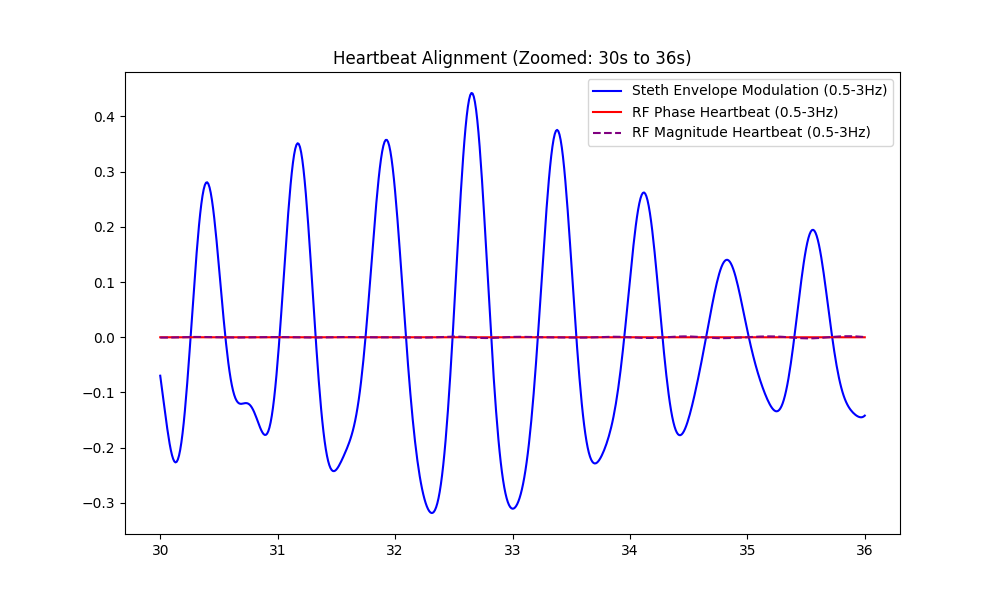

Here is the Python script that generated this plot:
"""
Test script to check peak alignment between all three heartbeat waveforms
in a zoomed-in window (e.g. 30s to 36s).
"""
import h5py, os, numpy as np
import matplotlib.pyplot as plt
from scipy.signal import butter, sosfiltfilt, decimate, hilbert, find_peaks, detrend
from scipy.io import wavfile

BASE  = r'd:\Bioview\My_RF_work_v1\data_new\data_latest'
FS_RF = 10000; DEC1 = 10; DEC2 = 10
FS_100 = 100
FC    = 0.9e9
SCALE = ((299_792_458.0 / FC) * 1000.0) / (4.0 * np.pi)

s = dict(sub_dir='Sub_1_Prof_kan', rec=6, k_on=27.53, k_off=43.33)

def bpf(x, lo, hi, fs, order=4):
    sos = butter(order, [lo, hi], btype='band', fs=fs, output='sos')
    return sosfiltfilt(sos, x)

def robust_phase(ic, qc):
    iq = ic + 1j*qc
    dp = np.angle(iq[1:] * np.conj(iq[:-1]))
    h, bins = np.histogram(dp, bins=512)
    co = bins[np.argmax(h)] + (bins[1]-bins[0])/2
    dp -= co
    iqr = np.percentile(dp, 75) - np.percentile(dp, 25)
    dp = np.clip(dp, -max(3*iqr, 0.01), max(3*iqr, 0.01))
    return detrend(np.insert(np.cumsum(dp), 0, 0.0), type='linear')

def fit_circle(x, y):
    A = np.column_stack([x, y, np.ones_like(x)])
    B = -(x**2 + y**2)
    r, *_ = np.linalg.lstsq(A, B, rcond=None)
    return -r[0]/2, -r[1]/2

# Load RF
rp = os.path.join(BASE, s['sub_dir'], f"Rec_{s['rec']}.h5")
with h5py.File(rp, 'r') as f: raw = f['data'][:]
ic, qc = -raw[0,:], raw[1,:]
xc, yc = fit_circle(ic, qc); ic -= xc; qc -= yc

phi = robust_phase(ic, qc) * SCALE
mag_raw = np.sqrt(ic**2 + qc**2)

# Downsample to 100 Hz
phi_100 = decimate(decimate(phi, DEC1, ftype='fir'), DEC2, ftype='fir')
mag_100 = decimate(decimate(mag_raw, DEC1, ftype='fir'), DEC2, ftype='fir')

# Filter at 100 Hz
phi_hr = bpf(phi_100, 1.0, 2.5, FS_100)
mag_hr = bpf(mag_100, 1.0, 2.5, FS_100)

# Load Stethoscope
wp = os.path.join(BASE, s['sub_dir'], f"sthethoscope_rec{s['rec']:02d}.wav")
fs_a, aud = wavfile.read(wp)
aud = aud.astype(np.float64) / 32768.0
if aud.ndim > 1: aud = aud.mean(1)

st_bp = bpf(aud, 30, 1000, fs_a)
st_env_a = np.abs(hilbert(st_bp))

t_rf = np.arange(len(phi_100)) / FS_100
t_a = np.arange(len(st_env_a)) / fs_a
st_env_100 = np.interp(t_rf, t_a, st_env_a)

st_hr = bpf(st_env_100, 1.0, 2.5, FS_100)

# Normalise
phi_hr_n = phi_hr / np.max(np.abs(phi_hr))
mag_hr_n = mag_hr / np.max(np.abs(mag_hr))
st_hr_n  = st_hr / np.max(np.abs(st_hr))

plt.figure(figsize=(10, 6))
mask = (t_rf >= 30.0) & (t_rf <= 36.0)
plt.plot(t_rf[mask], st_hr_n[mask], label='Steth Envelope Modulation (0.5-3Hz)', color='blue')
# Phase and Mag might be inverted depending on signal polarity.
# Let's plot both signs or check how they line up.
plt.plot(t_rf[mask], phi_hr_n[mask], label='RF Phase Heartbeat (0.5-3Hz)', color='red')
plt.plot(t_rf[mask], mag_hr_n[mask], label='RF Magnitude Heartbeat (0.5-3Hz)', color='purple', linestyle='--')
plt.legend()
plt.title("Heartbeat Alignment (Zoomed: 30s to 36s)")
plt.savefig('d:\\Bioview\\My_RF_work_v1\\scratch\\debug_hr_alignment.png')
print("Saved debug alignment plot")
